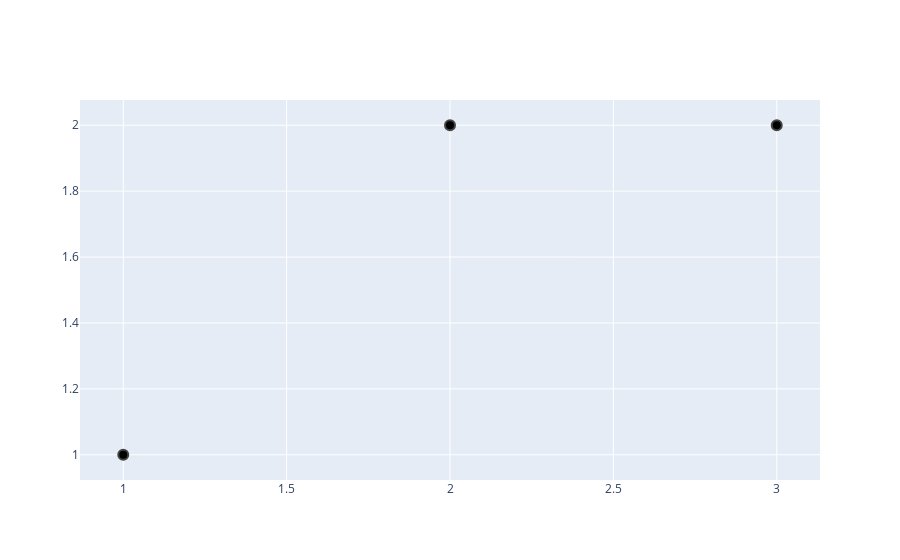

This figure's notebook cell:
### Code cell
trace = go.Scatter(
    x=[1,2,3], y=[1,2,2], customdata=[(0,1) for x in range(3)],
    hovertemplate ='%{customdata[0]}',
    mode='markers',
    hoverinfo='text',
    marker=dict(
        color=colors,
        size=10,
        line_width=2)
)

fig = go.Figure(data=[trace])
fig.show()

### Figure 1 — Plotly figure (JSON) as saved in the notebook; plotly's stock layout.template omitted (floating-point values rounded to 4 significant figures)
{"data": [{"customdata": [[0, 1], [0, 1], [0, 1]], "hoverinfo": "text", "hovertemplate": "%{customdata[0]}", "marker": {"color": ["black", "black", "black", "black", "black", "black", "black", "black", "green", "green", "green", "green", "green", "green", "green", "green", "green", "green", "green", "green", "green", "green", "green", "green", "green", "green", "green", "green", "green"], "line": {"width": 2}, "size": 10}, "mode": "markers", "type": "scatter", "x": [1, 2, 3], "y": [1, 2, 2]}], "layout": {}}
